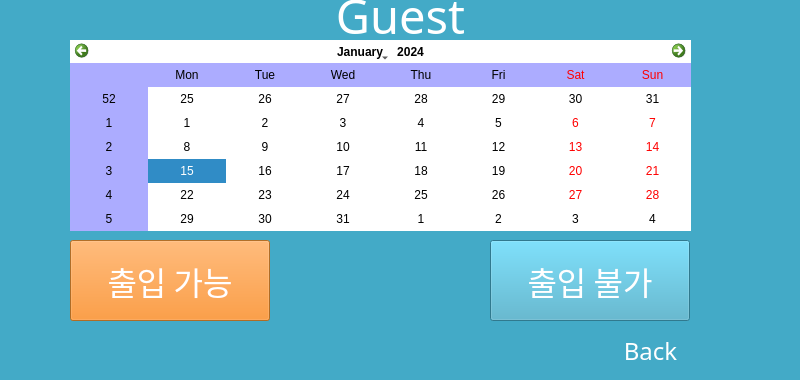
<?xml version="1.0" encoding="UTF-8"?>
<ui version="4.0">
 <class>Form</class>
 <widget class="QWidget" name="Form">
  <property name="geometry">
   <rect>
    <x>0</x>
    <y>0</y>
    <width>800</width>
    <height>380</height>
   </rect>
  </property>
  <property name="windowTitle">
   <string>Form</string>
  </property>
  <property name="styleSheet">
   <string notr="true">background-color: rgb(67, 170, 199);</string>
  </property>
  <widget class="QCalendarWidget" name="calendarWidget">
   <property name="geometry">
    <rect>
     <x>70</x>
     <y>40</y>
     <width>621</width>
     <height>191</height>
    </rect>
   </property>
   <property name="styleSheet">
    <string notr="true">background-color: rgb(255, 255, 255);
alternate-background-color: rgba(102, 102, 255, 138);
color: rgb(0, 0, 0);</string>
   </property>
  </widget>
  <widget class="QLabel" name="label">
   <property name="geometry">
    <rect>
     <x>320</x>
     <y>-10</y>
     <width>161</width>
     <height>51</height>
    </rect>
   </property>
   <property name="font">
    <font>
     <family>Brush Script MT</family>
     <pointsize>35</pointsize>
    </font>
   </property>
   <property name="styleSheet">
    <string notr="true">color: rgb(255, 255, 255);</string>
   </property>
   <property name="text">
    <string>Guest</string>
   </property>
   <property name="alignment">
    <set>Qt::AlignCenter</set>
   </property>
  </widget>
  <widget class="QPushButton" name="btnBanned">
   <property name="geometry">
    <rect>
     <x>490</x>
     <y>240</y>
     <width>200</width>
     <height>81</height>
    </rect>
   </property>
   <property name="font">
    <font>
     <family>BM Jua</family>
     <pointsize>24</pointsize>
    </font>
   </property>
   <property name="styleSheet">
    <string notr="true">color: rgb(255, 255, 255);
</string>
   </property>
   <property name="text">
    <string>출입 불가</string>
   </property>
  </widget>
  <widget class="QPushButton" name="btnBack">
   <property name="geometry">
    <rect>
     <x>580</x>
     <y>320</y>
     <width>141</width>
     <height>61</height>
    </rect>
   </property>
   <property name="font">
    <font>
     <family>BM Jua</family>
     <pointsize>18</pointsize>
    </font>
   </property>
   <property name="styleSheet">
    <string notr="true">color: rgb(255, 255, 255);</string>
   </property>
   <property name="text">
    <string>Back</string>
   </property>
   <property name="flat">
    <bool>true</bool>
   </property>
  </widget>
  <widget class="QPushButton" name="btnAccept">
   <property name="geometry">
    <rect>
     <x>70</x>
     <y>240</y>
     <width>200</width>
     <height>81</height>
    </rect>
   </property>
   <property name="palette">
    <palette>
     <active>
      <colorrole role="WindowText">
       <brush brushstyle="SolidPattern">
        <color alpha="255">
         <red>255</red>
         <green>255</green>
         <blue>255</blue>
        </color>
       </brush>
      </colorrole>
      <colorrole role="Button">
       <brush brushstyle="SolidPattern">
        <color alpha="196">
         <red>253</red>
         <green>128</green>
         <blue>8</blue>
        </color>
       </brush>
      </colorrole>
      <colorrole role="Midlight">
       <brush brushstyle="SolidPattern">
        <color alpha="255">
         <red>255</red>
         <green>255</green>
         <blue>255</blue>
        </color>
       </brush>
      </colorrole>
      <colorrole role="Text">
       <brush brushstyle="SolidPattern">
        <color alpha="255">
         <red>255</red>
         <green>255</green>
         <blue>255</blue>
        </color>
       </brush>
      </colorrole>
      <colorrole role="ButtonText">
       <brush brushstyle="SolidPattern">
        <color alpha="255">
         <red>255</red>
         <green>255</green>
         <blue>255</blue>
        </color>
       </brush>
      </colorrole>
      <colorrole role="Base">
       <brush brushstyle="SolidPattern">
        <color alpha="196">
         <red>253</red>
         <green>128</green>
         <blue>8</blue>
        </color>
       </brush>
      </colorrole>
      <colorrole role="Window">
       <brush brushstyle="SolidPattern">
        <color alpha="196">
         <red>253</red>
         <green>128</green>
         <blue>8</blue>
        </color>
       </brush>
      </colorrole>
     </active>
     <inactive>
      <colorrole role="WindowText">
       <brush brushstyle="SolidPattern">
        <color alpha="255">
         <red>255</red>
         <green>255</green>
         <blue>255</blue>
        </color>
       </brush>
      </colorrole>
      <colorrole role="Button">
       <brush brushstyle="SolidPattern">
        <color alpha="196">
         <red>253</red>
         <green>128</green>
         <blue>8</blue>
        </color>
       </brush>
      </colorrole>
      <colorrole role="Midlight">
       <brush brushstyle="SolidPattern">
        <color alpha="255">
         <red>255</red>
         <green>255</green>
         <blue>255</blue>
        </color>
       </brush>
      </colorrole>
      <colorrole role="Text">
       <brush brushstyle="SolidPattern">
        <color alpha="255">
         <red>255</red>
         <green>255</green>
         <blue>255</blue>
        </color>
       </brush>
      </colorrole>
      <colorrole role="ButtonText">
       <brush brushstyle="SolidPattern">
        <color alpha="255">
         <red>255</red>
         <green>255</green>
         <blue>255</blue>
        </color>
       </brush>
      </colorrole>
      <colorrole role="Base">
       <brush brushstyle="SolidPattern">
        <color alpha="196">
         <red>253</red>
         <green>128</green>
         <blue>8</blue>
        </color>
       </brush>
      </colorrole>
      <colorrole role="Window">
       <brush brushstyle="SolidPattern">
        <color alpha="196">
         <red>253</red>
         <green>128</green>
         <blue>8</blue>
        </color>
       </brush>
      </colorrole>
     </inactive>
     <disabled>
      <colorrole role="WindowText">
       <brush brushstyle="SolidPattern">
        <color alpha="255">
         <red>255</red>
         <green>255</green>
         <blue>255</blue>
        </color>
       </brush>
      </colorrole>
      <colorrole role="Button">
       <brush brushstyle="SolidPattern">
        <color alpha="196">
         <red>253</red>
         <green>128</green>
         <blue>8</blue>
        </color>
       </brush>
      </colorrole>
      <colorrole role="Midlight">
       <brush brushstyle="SolidPattern">
        <color alpha="255">
         <red>255</red>
         <green>255</green>
         <blue>255</blue>
        </color>
       </brush>
      </colorrole>
      <colorrole role="Text">
       <brush brushstyle="SolidPattern">
        <color alpha="255">
         <red>255</red>
         <green>255</green>
         <blue>255</blue>
        </color>
       </brush>
      </colorrole>
      <colorrole role="ButtonText">
       <brush brushstyle="SolidPattern">
        <color alpha="255">
         <red>255</red>
         <green>255</green>
         <blue>255</blue>
        </color>
       </brush>
      </colorrole>
      <colorrole role="Base">
       <brush brushstyle="SolidPattern">
        <color alpha="196">
         <red>253</red>
         <green>128</green>
         <blue>8</blue>
        </color>
       </brush>
      </colorrole>
      <colorrole role="Window">
       <brush brushstyle="SolidPattern">
        <color alpha="196">
         <red>253</red>
         <green>128</green>
         <blue>8</blue>
        </color>
       </brush>
      </colorrole>
     </disabled>
    </palette>
   </property>
   <property name="font">
    <font>
     <family>BM Jua</family>
     <pointsize>24</pointsize>
    </font>
   </property>
   <property name="styleSheet">
    <string notr="true">color: rgb(255, 255, 255);
background-color: rgba(253, 128, 8, 196);
</string>
   </property>
   <property name="text">
    <string>출입 가능</string>
   </property>
  </widget>
  <zorder>label</zorder>
  <zorder>calendarWidget</zorder>
  <zorder>btnBanned</zorder>
  <zorder>btnBack</zorder>
  <zorder>btnAccept</zorder>
 </widget>
 <resources/>
 <connections/>
</ui>
